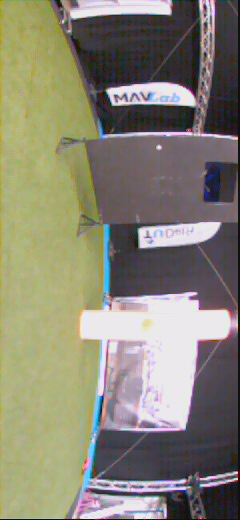
#> input picture prototyping/AE4317_2019_datasets/flight_25032021/100621211.jpg, 240 x 520 px, given as the content of the folder 317_2019_datasets/cyberzoo_poles_panels_mats/20190121-142935, which was not available
$ python edges2_kjell.py   (older library calls are emulated)
#> lines starting #> are read from the running program, lines starting #| are printed output that depends on the picture; after the words box and inside, x2 and y2 are one past the last pixel; in counts of white or black regions, pixels touching at a corner belong together; pictures that were not available may be replaced by others from this repository, and a replacement may not be noted
import cv2
import os
import glob
import numpy as np
import random as rng

# dataset directory
datasets = [
    'cyberzoo_aggressive_flight/20190121-144646', # 0
    'cyberzoo_canvas_approach/20190121-151448',   # 1
    'cyberzoo_poles/20190121-135009',             # 2
    'cyberzoo_poles_panels/20190121-140205',      # 3
    'cyberzoo_poles_panels_mats/20190121-142935', # 4
    'sim_poles/20190121-160844',                  # 5
    'sim_poles_panels/20190121-161422',           # 6
    'sim_poles_panels_mats/20190121-161931',      # 7
]
FRAMESDIR = datasets[4]
PATH = os.path.dirname(os.path.realpath(__file__))

# load and sort frames from data directory
frames = glob.glob(PATH+'/AE4317_2019_datasets/'+FRAMESDIR+'/*.jpg')
frames.sort()
frames = [cv2.rotate(cv2.imread(img), cv2.ROTATE_90_COUNTERCLOCKWISE)  for img in frames]
#> frames = 1 item
#> slider 'frame' is set to 1

# global variables
global i
i = 0

def process_frame(frame):

    # Get tunung controls
    blur_size = 2 * cv2.getTrackbarPos('Edge - blur_size', 'window') + 1
    canny_threshold1 = cv2.getTrackbarPos('Edge - canny_threshold1', 'window')
    canny_threshold2 = cv2.getTrackbarPos('Edge - canny_threshold2', 'window')
    boundRect_size_threshold = cv2.getTrackbarPos('BoundBox - size_threshold', 'window')
    boundRect_texture_threshold = cv2.getTrackbarPos('BoundBox - texture_threshold', 'window')
    hor_thr = cv2.getTrackbarPos('horizontal_threshold', 'window')

    # Setup frames
    frame_og = frame.copy()
    frame_og2 = frame.copy()
    frame_blur = cv2.medianBlur(frame_og, blur_size)
    frame_gray = cv2.cvtColor(frame_og, cv2.COLOR_BGR2GRAY)
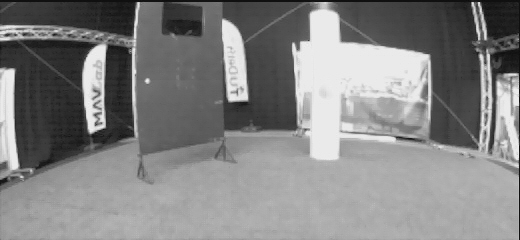
#> frame_gray: shape (240, 520); min 10, max 243, mean 131.3
    # frame_gray_blur = cv2.GaussianBlur(frame_gray, (blur_size, blur_size), 0)
    # frame_gray_blur = cv2.medianBlur(frame_gray, blur_size)
    h, w = frame_gray.shape[:2]
#> h = 240; w = 520

    # Edges: Canny
    edges = cv2.Canny(frame_blur, canny_threshold1, canny_threshold2)
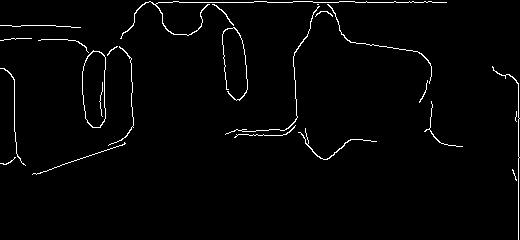
#> edges: shape (240, 520); 2% white in thin lines or dots

    dialate_kernel = cv2.getStructuringElement(cv2.MORPH_RECT, (3, 3))
    edges_dialated = cv2.morphologyEx(edges, cv2.MORPH_CLOSE, dialate_kernel)
#> edges_dialated: shape (240, 520); 2.4% white in thin lines or dots
    # [7 lines of commented-out code are left out]
    fw_path_width = 75
    forward_path_overlay = frame_og.copy()
    cv2.rectangle(forward_path_overlay, (int(w/2 - fw_path_width/2), 0), (int(w/2 + fw_path_width/2), h), (0, 0, 255), thickness=-1)
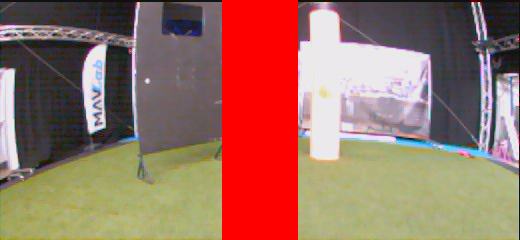
#> forward_path_overlay: shape (240, 520, 3); mean of channels 0, 1, 2 99.8, 113.2, 153.8; drawn as B, G, R
    frame_og = cv2.addWeighted(forward_path_overlay, 0.5, frame_og, 0.5, 0)

    # Show horizontal threshold
    hor_thr = int((hor_thr/100)*h)
#> hor_thr = 158
    cv2.line(frame_og, (0, hor_thr), (w, hor_thr), (155, 0, 0), thickness=2)
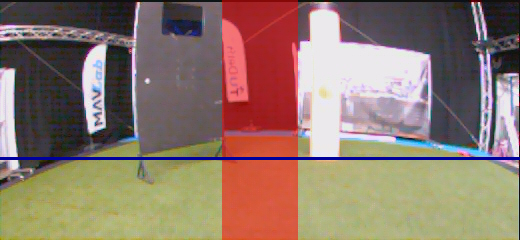
#> frame_og: shape (240, 520, 3); mean of channels 0, 1, 2 108.4, 120.9, 142.6; drawn as B, G, R

    # Get contours
    _, contours, _ = cv2.findContours(edges_dialated, cv2.RETR_TREE, cv2.CHAIN_APPROX_SIMPLE)
#> contours = 16 contours, 5 with area under 20; largest, box (x1, y1, x2, y2) and area: (120, 0, 447, 138) 3286, (38, 39, 134, 146) 1549, (82, 51, 106, 128) 1359, (222, 28, 248, 100) 1339, (157, 1, 207, 35) 1215

    # Get bounding boxes
    frame_contours = np.zeros((h, w, 3), dtype=np.uint8)
    boundRects = []
    for j, contour in enumerate(contours):
        # get bounding box
        boundRect = cv2.boundingRect(contour)
        boundRects.append(boundRect)

        # get size
        boundRect_x = boundRect[0]
        boundRect_y = boundRect[1]
        boundRect_w = boundRect[2]
        boundRect_h = boundRect[3]
        boundRect_area = boundRect_w * boundRect_h

        # get texture
        boundRect_img = frame_gray[int(boundRect[1]):int(boundRect[1]+boundRect[3]), int(boundRect[0]):int(boundRect[0]+boundRect[2])]
        avg = np.sum(boundRect_img)/boundRect_area
        diff = np.sum((boundRect_img - avg)**2)/boundRect_area

        # show bounding boxes + img
        imshow_array = [
            cv2.cvtColor(boundRect_img, cv2.COLOR_GRAY2BGR),
        ]
        # cv2.imshow('box '+str(j), np.hstack(imshow_array))
        print('box '+str(j)+' diff='+str(round(diff)))

        # filter and show obstacles
        color = (255, 0, 0)
        if (boundRect_y < hor_thr) and (boundRect_area >= (boundRect_size_threshold/10000)*(w*h)) and (diff < boundRect_texture_threshold):
            color = (0, 0, 255)
            cv2.rectangle(frame_og2, (int(boundRect[0]), int(boundRect[1])), (int(boundRect[0]+boundRect[2]), int(boundRect[1]+boundRect[3])), color, 1)

        #  show all obstacles
        cv2.rectangle(frame_og, (int(boundRect[0]), int(boundRect[1])), (int(boundRect[0]+boundRect[2]), int(boundRect[1]+boundRect[3])), color, 1)
#> this loop made 16 passes
#> (boundRect_x, boundRect_y, boundRect_w, boundRect_h, boundRect_area, avg, diff) on passes 1 to 12: (32, 142, 94, 33, 3102, 102.9, 2134.7), (298, 128, 79, 32, 2528, 194, 1278.5), (424, 101, 39, 46, 1794, 89.96, 1561), (0, 68, 26, 98, 2548, 150.2, 6759.5), (492, 66, 28, 174, 4872, 161.8, 2849.7), (38, 39, 96, 107, 10272, 77.94, 4149.4), (100, 94, 6, 23, 138, 168.5, 3224.1), (82, 51, 24, 77, 1848, 186.3, 3406.1), (0, 38, 32, 3, 96, 140.7, 3061.5), (0, 25, 81, 3, 243, 141.8, 3022.8), (120, 0, 327, 138, 45126, 125.9, 4560), (248, 131, 6, 5, 30, 141.2, 459.2)
#| box 0 diff=2135
#| box 1 diff=1279
#| box 2 diff=1561
#| box 3 diff=6759
#| box 4 diff=2850
#| box 5 diff=4149
#| box 6 diff=3224
#| box 7 diff=3406
#> (further printed lines are left out)
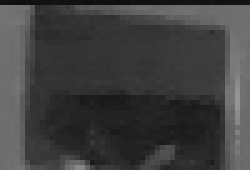
#> boundRect_img: shape (34, 50) (shown 5 times larger); min 14, max 149, mean 62.6
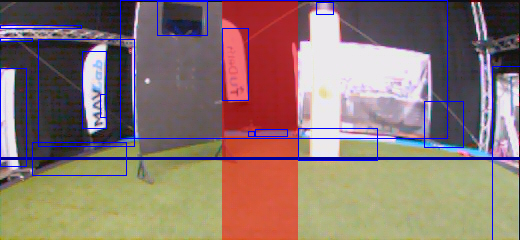
#> frame_og: shape (240, 520, 3); 2.74% of pixels changed, all inside (x1, y1, x2, y2) = (0, 0, 520, 240); drawn as B, G, R
#> after the loop, boundRects = 16 items, first 6: (32, 142, 94, 33), (298, 128, 79, 32), (424, 101, 39, 46), (0, 68, 26, 98), (492, 66, 28, 174), (38, 39, 96, 107)

    # Show
    imshow_array = [
        frame_og2,
        np.full((h, 1, 3), [0, 0, 255], np.uint8),
        frame_og,
        np.full((h, 1, 3), [0, 0, 255], np.uint8),
        cv2.cvtColor(edges, cv2.COLOR_GRAY2BGR),
    ]
    cv2.imshow('window', np.hstack(imshow_array))
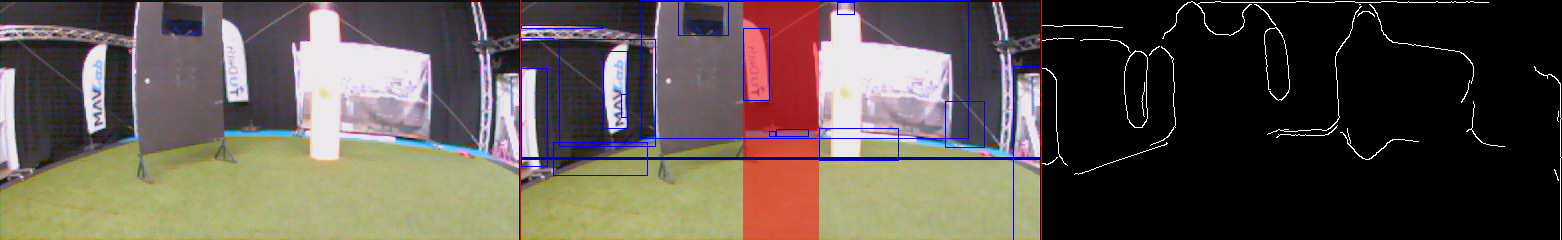
#> window 'window': shape (240, 1562, 3); mean B, G, R 77.8, 85, 93.5

# Create tuning controls
def trackbar_cb(x, frames):
    global i
    process_frame(frames[x])
    i = x

cv2.namedWindow('window')
cv2.createTrackbar('frame', 'window', 0, len(frames), lambda x: trackbar_cb(x, frames))
cv2.createTrackbar('Edge - blur_size', 'window', 12, 20, lambda x: trackbar_cb(i, frames))
cv2.createTrackbar('Edge - canny_threshold1', 'window', 200, 255, lambda x: trackbar_cb(i, frames))
cv2.createTrackbar('Edge - canny_threshold2', 'window', 100, 255, lambda x: trackbar_cb(i, frames))
cv2.createTrackbar('BoundBox - size_threshold', 'window', 65, 100, lambda x: trackbar_cb(i, frames))
cv2.createTrackbar('BoundBox - texture_threshold', 'window', 350, 1000, lambda x: trackbar_cb(i, frames))
cv2.createTrackbar('horizontal_threshold', 'window', 66, 100, lambda x: trackbar_cb(i, frames))

# Loop
while True:
    process_frame(frames[i])
    k = cv2.waitKeyEx(0)
#> (key Esc is pressed here)
#> k = 27
    if k == 32: i += 1 # space
    if k == 65513: i -= 1 # lalt
    if k == 100: i += 1 # D
    if k == 97: i -= 1 # A
    if k == 65362: i += 1 # up arrow
    if k == 65363: i += 1 # right arrow
    if k == 65361: i -= 1 # left arrow
    if k == 65364: i -= 1 # down arrow
    if k == 27: break # esc

cv2.destroyAllWindows()
